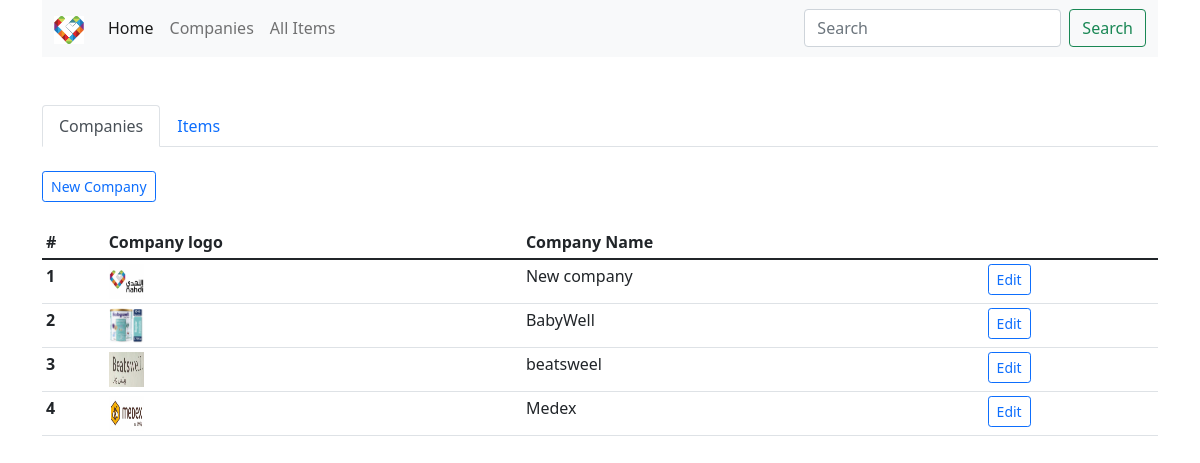
The app's page /admin/ with its own data.
### app.py (models this page shows, shortened)
class company(db.Model):
    __tablename__ = "company"
    id = db.Column(db.Integer, primary_key=True, autoincrement=True)
    CompanyName = db.Column(db.String())
    CompanyLogo = db.Column(db.String())
    Items = db.relationship('Item',backref='owner')

### app.py (the view)
@app.route('/admin/')
def admin():
    args = request.args
    if 'company' in args:
        comp = db.session.query(company).filter_by(id=args['company']).first()
        return render_template('editCompany.html',comp= comp)
    elif 'item' in args:
        ItemInfo = db.session.query(Item).filter_by(id=args['item']).first()
        print(ItemInfo)
        companies = company.query.all()
        return render_template('edititem.html',ItemInfo= ItemInfo,companies=companies)
    else:
        comps = company.query.all()
        item = Item.query.all()
        return render_template('admin.html',compaies=comps,Items=item)

### templates/admin.html (shortened to what this page needs)
{% extends "base.html" %} {% block title %}Home Page{% endblock %} {% block
content %} <br /><br />
<nav>
  <div class="nav nav-tabs" id="nav-tab" role="tablist">
    <button
      class="nav-link active"
      id="nav-home-tab"
      data-bs-toggle="tab"
      data-bs-target="#nav-home"
      type="button"
      role="tab"
      aria-controls="nav-home"
      aria-selected="true"
    >
      Companies
    </button>
    <button
      class="nav-link"
      id="nav-profile-tab"
      data-bs-toggle="tab"
      data-bs-target="#nav-profile"
      type="button"
      role="tab"
      aria-controls="nav-profile"
      aria-selected="false"
    >
      Items
    </button>
  </div>
</nav>
<div class="tab-content" id="nav-tabContent">
  <div
    class="tab-pane fade show active"
    id="nav-home"
    role="tabpanel"
    aria-labelledby="nav-home-tab"
  >
    <div>
      <br />
      <a href="/admin/?company=" class="btn btn-outline-primary btn-sm"
        >New Company</a
      >
      <br />
      <br />
      <div class="table table-sm">
        <table class="table table-hover table-sm">
          <thead>
            <tr>
              <th scope="col">#</th>
              <th scope="col">Company logo</th>
              <th scope="col">Company Name</th>
              <th scope="col"></th>
            </tr>
          </thead>
          <tbody>
            {% for rw in compaies %}
            <tr>
              <th scope="row">{{ rw['id'] }}</th>
              <td>
                <img
                  width="35"
                  height="35"
                  src="/static/companies/{{ rw['CompanyLogo'] }}"
                />
              </td>
              <td>{{ rw['CompanyName'] }}</td>
              <td>
                <a
                  href="/admin/?company={{ rw['id'] }}"
                  class="btn btn-outline-primary btn-sm"
                  >Edit</a
                >
              </td>
            </tr>
            {% endfor %}
          </tbody>
        </table>
      </div>
    </div>
  </div>
</div>
{% endblock %}

### records on screen
company: id "1", CompanyLogo (picture), CompanyName "New company"
company: id "2", CompanyLogo (picture), CompanyName "BabyWell"
company: id "3", CompanyLogo (picture), CompanyName "beatsweel"
company: id "4", CompanyLogo (picture), CompanyName "Medex"
